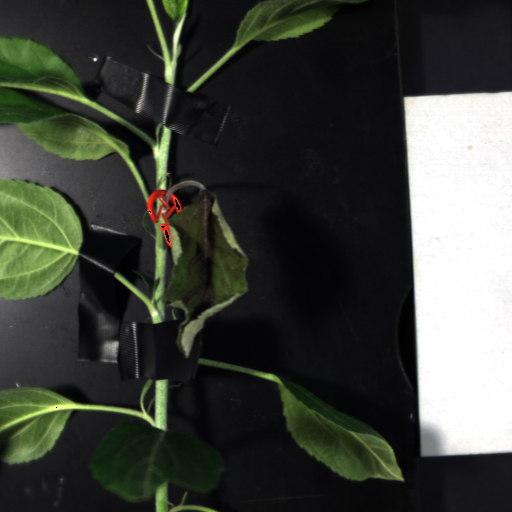
#> input picture DATASET/PROTOTYPE/data_July2022/day_10/plant_2.1/2089.png, 512 x 512 px
$ python -i pre_processing.py   (imports and definitions only)
#> lines starting #> are read from the running program, lines starting #| are printed output that depends on the picture; after the words box and inside, x2 and y2 are one past the last pixel; in counts of white or black regions, pixels touching at a corner belong together
"""
Preprocessing module for July2022 hyperspectral dataset (single-leaf per image). This script contains modular functions to:
- read ENVI (.hdr/.dat) hyperspectral cubes
- read RGB preview (.png)
- generate a single centered-leaf mask (PNG HSV threshold + fallback NDVI)
- select spectral band range and apply Savitzky-Golay smoothing
- sample spatial patches inside the leaf mask
- align patch centers across days (assumes one monitored leaf centered in image)
- map symptomatic CSV pixel annotations to patches
- assemble per-patch, per-day rows and export an annotation CSV for downstream training Design goals:
- Clear, reusable functions with minimal external assumptions
- Conservative defaults tuned to SPECIM IQ images (512×512, ~200 bands)
- Saveable artifacts (annotation CSV; optional per-patch .npy arrays)

Dependencies (install via pip if not present):
numpy, pandas, opencv-python, imageio, spectral, scipy, scikit-image, tqdm

Outputs:
 - annotations_patches.csv written to OUTPUT_DIR
"""

from pathlib import Path
import os
import math
from typing import List, Tuple, Dict, Optional

import numpy as np
import pandas as pd
from scipy.signal import savgol_filter
from skimage.filters import threshold_otsu
import imageio.v2 as imageio
import cv2

# spectral library for ENVI .hdr/.dat reading
try:
    from spectral import open_image
except Exception as e:
    raise ImportError("Install the 'spectral' package (pip install spectral).") from e


# CONFIG (edit values here)
PROJECT_ROOT = Path(__file__).resolve().parent
DATASET_ROOT = PROJECT_ROOT / "DATASET" / "July2022" / "data_July2022"        # path to extracted July2022 dataset root
OUTPUT_DIR = PROJECT_ROOT / "PREPROCESSED" / "july2022"         # where annotations will be saved

PATCH_SIZE = 32
STRIDE = None                                             # None -> patch_size // 2
SEL_BAND_MIN = 580.0
SEL_BAND_MAX = 760.0
SMOOTHING_WINDOW = 7
PRE_WINDOW = 3

MIN_MASK_AREA = 1000
MIN_PATCH_COVERAGE = 0.6

# End CONFIG


# Helper I/O and utilities
# [31 lines left out: functions read_envi_cube, read_png, not called in this run]


# Mask generation
def mask_from_png_rgb(png_img: np.ndarray,
                      lower_hsv=(25, 40, 40),
                      upper_hsv=(95, 255, 255),
                      min_area=MIN_MASK_AREA) -> np.ndarray:
    """Generate a leaf mask from the RGB preview using HSV green thresholding."""
#> called with lower_hsv = (25, 40, 40), upper_hsv = (95, 255, 255), min_area = 1000
    hsv = cv2.cvtColor(png_img, cv2.COLOR_RGB2HSV)
#> hsv: shape (512, 512, 3); mean H, S, V 84.6, 49, 69.1
    lower = np.array(lower_hsv, dtype=np.uint8)
    upper = np.array(upper_hsv, dtype=np.uint8)
    mask = cv2.inRange(hsv, lower, upper).astype(np.uint8)
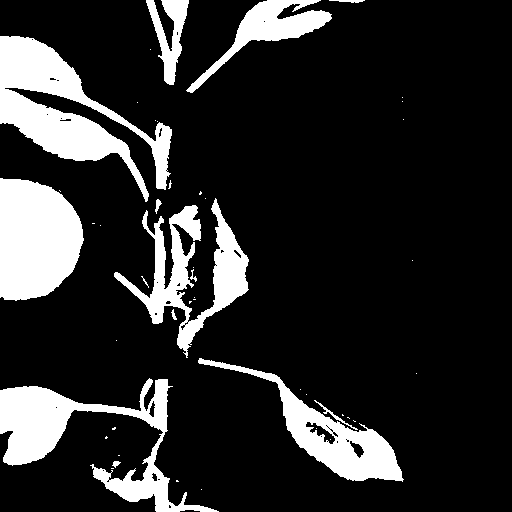
#> mask: shape (512, 512); 16.7% white; 47 white regions (34 under 20 px), largest, box (x1, y1, x2, y2) and area: (0, 36, 172, 202) 10137, (0, 178, 84, 301) 8280, (0, 378, 219, 512) 8218
    k = cv2.getStructuringElement(cv2.MORPH_ELLIPSE, (7, 7))
    mask = cv2.morphologyEx(mask, cv2.MORPH_OPEN, k)
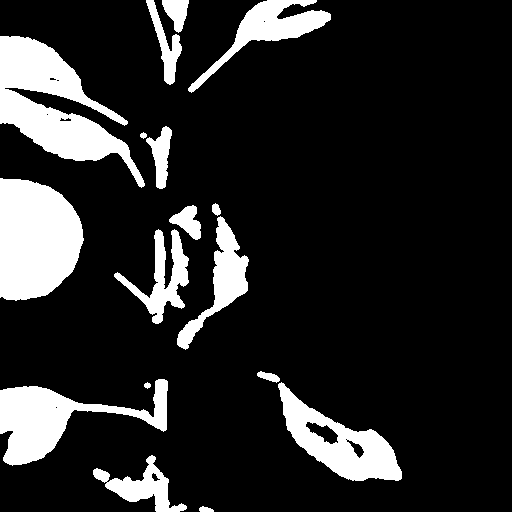
#> mask: shape (512, 512); 15.7% white; 17 white regions, largest, box (x1, y1, x2, y2) and area: (0, 36, 145, 188) 8949, (0, 178, 84, 301) 8273, (0, 379, 168, 466) 5691
    mask = cv2.morphologyEx(mask, cv2.MORPH_CLOSE, k)
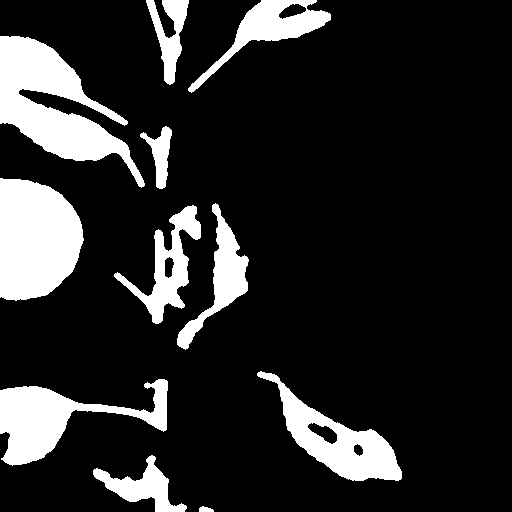
#> mask: shape (512, 512); 16% white; 11 white regions
    contours, _ = cv2.findContours(mask, cv2.RETR_EXTERNAL, cv2.CHAIN_APPROX_SIMPLE)
#> contours = 11 contours; largest, box (x1, y1, x2, y2) and area: (0, 36, 145, 188) 8712, (0, 178, 84, 301) 8108, (0, 379, 168, 466) 5524, (257, 371, 402, 481) 5338, (188, 0, 331, 93) 3251
    cleaned = np.zeros_like(mask)
    for cnt in contours:
        if cv2.contourArea(cnt) >= min_area:
            cv2.drawContours(cleaned, [cnt], -1, 255, thickness=-1)
#> this loop made 11 passes
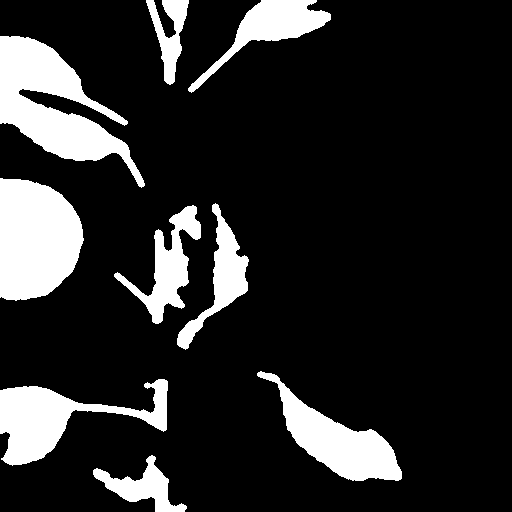
#> cleaned: shape (512, 512); 15.9% white; 9 white regions, largest, box (x1, y1, x2, y2) and area: (0, 36, 145, 188) 9038, (0, 178, 84, 301) 8274, (0, 379, 168, 466) 5786
    return (cleaned > 0)


# [274 lines left out: functions mask_from_cube_ndvi, trim_bands, select_band_range, smooth_spectra, sample_patch_centers, extract_patch and 7 more, not called in this run]


# Run (hard-coded)
# [5 lines not run here, left out]

>>> import cv2
>>> picture = cv2.cvtColor(cv2.imread('../DATASET/PROTOTYPE/data_July2022/day_10/plant_2.1/2089.png'), cv2.COLOR_BGR2RGB)
>>> result = mask_from_png_rgb(picture)

$ run again, on DATASET/PROTOTYPE/data_July2022/day_15/plant_2.5/2136.png
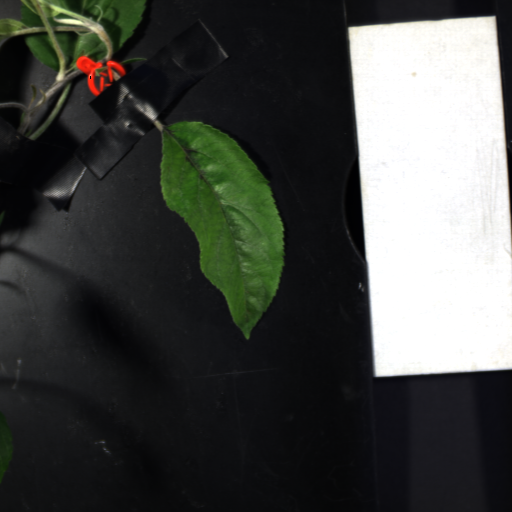
#> input picture DATASET/PROTOTYPE/data_July2022/day_15/plant_2.5/2136.png, 512 x 512 px
#> hsv: shape (512, 512, 3); mean H, S, V 85.9, 40.7, 74
#> in mask_from_png_rgb, `mask = cv2.morphologyEx(mask, cv2.MORPH_CLOSE, k)`:
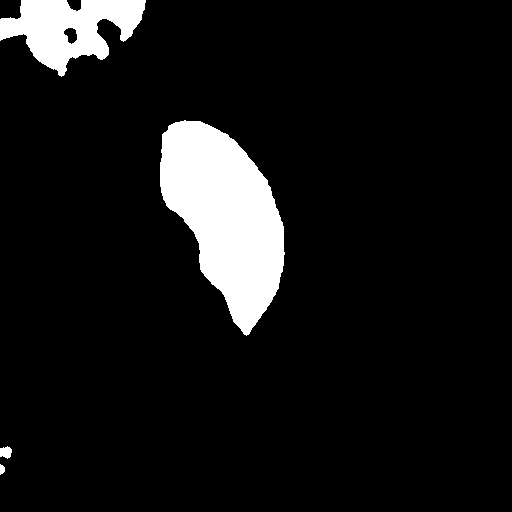
#> mask: shape (512, 512); 8.6% white; 4 white regions
#> contours = 4 contours; box (x1, y1, x2, y2) and area: (160, 120, 285, 336) 15957, (0, 0, 146, 77) 6080, (0, 446, 12, 459) 96, (0, 464, 5, 475) 29
#> the loop in mask_from_png_rgb, `for cnt in contours:` made 4 passes
#> after the loop in mask_from_png_rgb, `for cnt in contours:`:
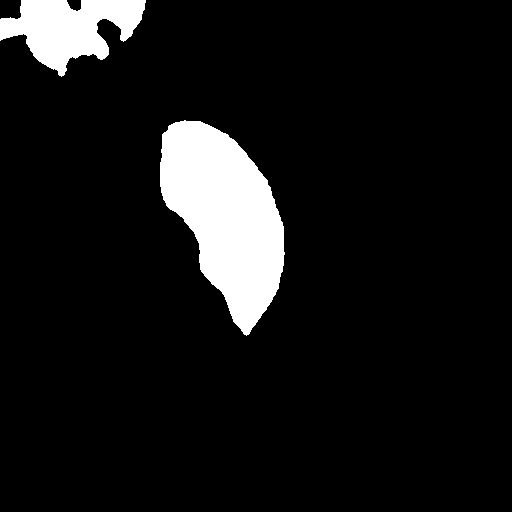
#> cleaned: shape (512, 512); 8.6% white; 2 white regions, box (x1, y1, x2, y2) and area: (160, 120, 285, 336) 16198, (0, 0, 146, 77) 6302

$ run again, on DATASET/PROTOTYPE/data_July2022/day_16/plant_2.1/2168.png
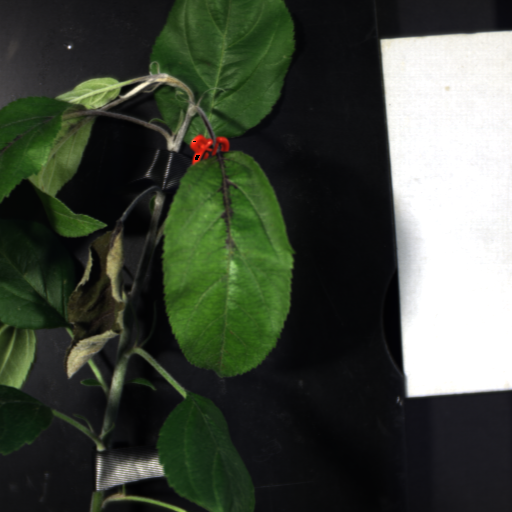
#> input picture DATASET/PROTOTYPE/data_July2022/day_16/plant_2.1/2168.png, 512 x 512 px
#> hsv: shape (512, 512, 3); mean H, S, V 77.5, 63.7, 75
#> in mask_from_png_rgb, `mask = cv2.morphologyEx(mask, cv2.MORPH_CLOSE, k)`:
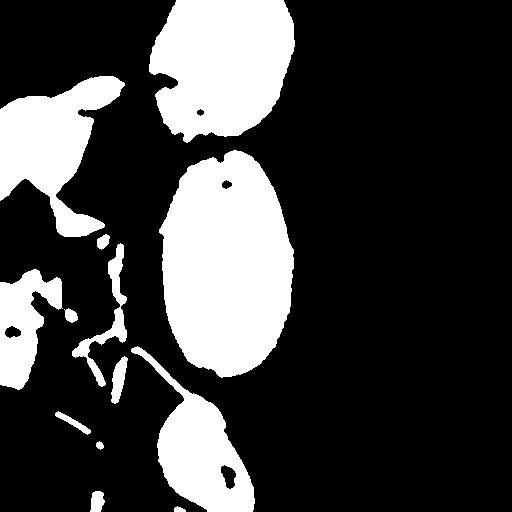
#> mask: shape (512, 512); 24.7% white; 13 white regions
#> contours = 13 contours; largest, box (x1, y1, x2, y2) and area: (159, 150, 294, 378) 23178, (149, 0, 295, 143) 16036, (0, 76, 125, 237) 9698, (131, 346, 255, 512) 7990, (0, 269, 63, 390) 4282
#> the loop in mask_from_png_rgb, `for cnt in contours:` made 13 passes
#> after the loop in mask_from_png_rgb, `for cnt in contours:`:
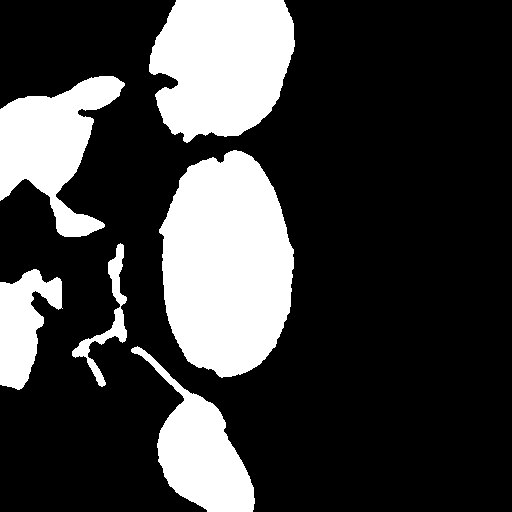
#> cleaned: shape (512, 512); 24.4% white; 6 white regions, box (x1, y1, x2, y2) and area: (159, 150, 294, 378) 23453, (149, 0, 295, 143) 16282, (0, 76, 125, 237) 9974, (131, 346, 255, 512) 8202, (0, 269, 63, 390) 4459, (72, 243, 127, 387) 1579
